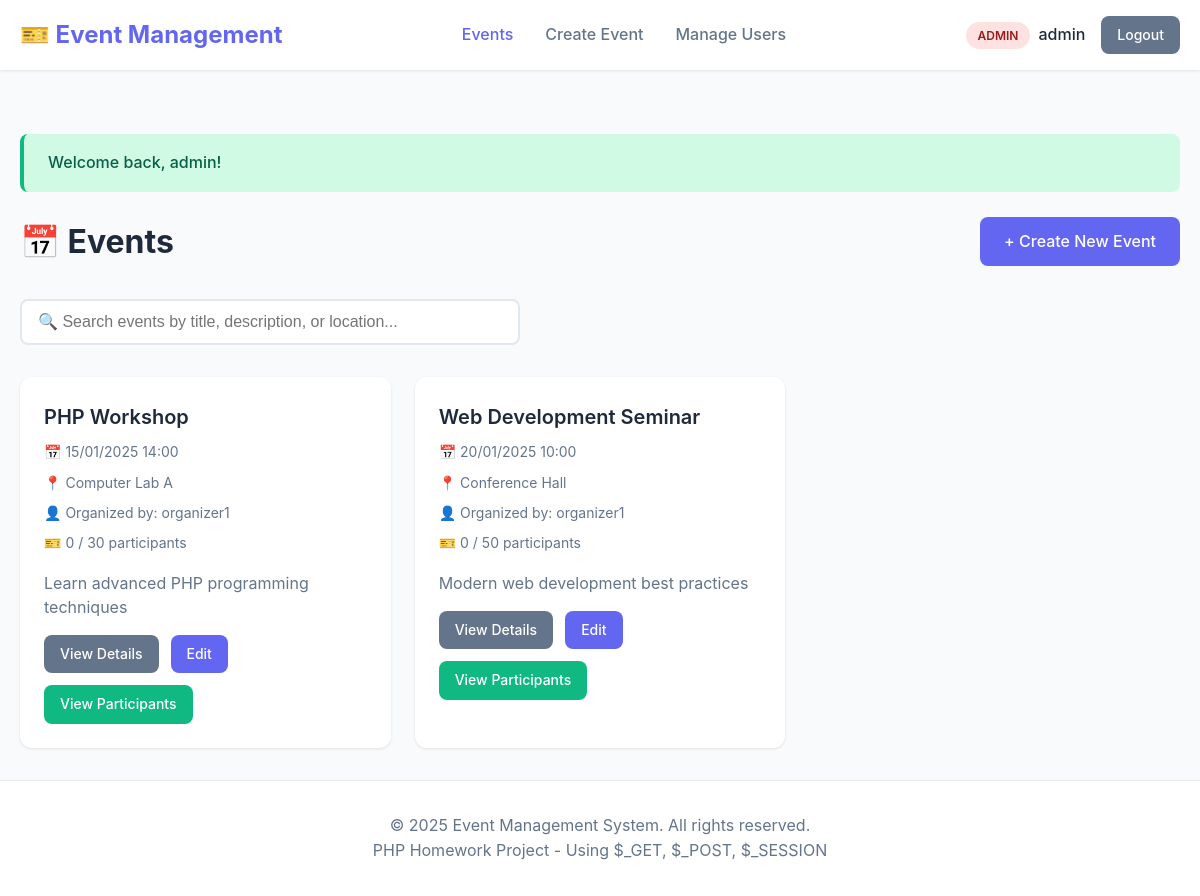
/index.php (signed in), run on the app's committed database.
### tables this page shows
CREATE TABLE IF NOT EXISTS events (
    id INT AUTO_INCREMENT PRIMARY KEY,
    organizer_id INT NOT NULL,
    title VARCHAR(200) NOT NULL,
    description TEXT,
    event_date DATETIME NOT NULL,
    location VARCHAR(255),
    max_participants INT DEFAULT 100,
    created_at TIMESTAMP DEFAULT CURRENT_TIMESTAMP,
    FOREIGN KEY (organizer_id) REFERENCES users(id) ON DELETE CASCADE,
    INDEX idx_organizer (organizer_id),
    INDEX idx_event_date (event_date)
);

CREATE TABLE IF NOT EXISTS users (
    id INT AUTO_INCREMENT PRIMARY KEY,
    username VARCHAR(50) UNIQUE NOT NULL,
    email VARCHAR(100) UNIQUE NOT NULL,
    password VARCHAR(255) NOT NULL,
    role ENUM('admin', 'organizer', 'participant') DEFAULT 'participant',
    created_at TIMESTAMP DEFAULT CURRENT_TIMESTAMP,
    INDEX idx_username (username),
    INDEX idx_email (email),
    INDEX idx_role (role)
);

### index.php (the view, shortened to what this page needs)
<?php
require_once 'config.php';
$search = isset($_GET['search']) ? sanitize_input($_GET['search']) : '';
$query = "SELECT e.*, u.username as organizer_name,
          (SELECT COUNT(*) FROM tickets WHERE event_id = e.id AND status = 'active') as ticket_count
          FROM events e
          JOIN users u ON e.organizer_id = u.id";
$params = [];
$query .= " ORDER BY e.event_date ASC";
$stmt = $pdo->prepare($query);
$stmt->execute($params);
$events = $stmt->fetchAll();
include 'header.php';
?>
<?php echo display_messages(); ?>
<div class="page-header">
    <h1 class="page-title">📅 Events</h1>
    <?php if (verify_role(['organizer', 'admin'])): ?>
        <a href="create_event.php" class="btn btn-primary">+ Create New Event</a>
    <?php endif; ?>
</div>
<div class="search-box">
    <form method="GET" action="index.php">
        <input
            type="text"
            name="search"
            class="search-input"
            placeholder="🔍 Search events by title, description, or location..."
            value="<?php echo htmlspecialchars($search); ?>"
        >
    </form>
</div>
<?php if (empty($events)): ?>
    <div class="card">
        <p style="text-align: center; color: var(--text-secondary); padding: 2rem;">
            <?php echo !empty($search) ? "No events found matching your search." : "No events available yet."; ?>
        </p>
    </div>
<?php else: ?>
    <div class="events-grid">
        <?php foreach ($events as $event): ?>
            <?php
                $is_organizer = $current_user['id'] == $event['organizer_id'];
                $is_admin = $current_user['role'] === 'admin';
            ?>
            <div class="event-card">
                <h3 class="event-title"><?php echo sanitize_input($event['title']); ?></h3>
                <div class="event-meta">
                    <div>📅 <?php echo format_date($event['event_date']); ?></div>
                    <div>📍 <?php echo sanitize_input($event['location']); ?></div>
                    <div>👤 Organized by: <?php echo sanitize_input($event['organizer_name']); ?></div>
                    <div>
                        🎫 <?php echo $event['ticket_count']; ?> / <?php echo $event['max_participants']; ?> participants
                    </div>
                </div>
                <p class="event-description">
                    <?php echo nl2br(sanitize_input(substr($event['description'], 0, 150))); ?>
                </p>
                <div class="event-actions">
                    <a href="event_details.php?id=<?php echo $event['id']; ?>" class="btn btn-sm btn-secondary">View Details</a>
                    <?php if ($is_organizer || $is_admin): ?>
                        <a href="edit_event.php?id=<?php echo $event['id']; ?>" class="btn btn-sm btn-primary">Edit</a>
                        <a href="view_participants.php?event_id=<?php echo $event['id']; ?>" class="btn btn-sm btn-success">View Participants</a>
                    <?php endif; ?>
                </div>
            </div>
        <?php endforeach; ?>
    </div>
<?php endif; ?>
<?php include 'footer.php'; ?>

### style.css (style rules this page uses)
:root { --primary-color: #6366f1; --primary-dark: #4f46e5; --secondary-color: #64748b; --success-color: #10b981; --error-color: #ef4444; --warning-color: #f59e0b; --background: #f8fafc; --surface: #ffffff; --text-primary: #1e293b; --text-secondary: #64748b; --border-color: #e2e8f0; --shadow: 0 1px 3px rgba(0, 0, 0, 0.1); --shadow-lg: 0 10px 25px rgba(0, 0, 0, 0.1); }
* { margin: 0; padding: 0; box-sizing: border-box; }
body { font-family: -apple-system, BlinkMacSystemFont, 'Segoe UI', Roboto, 'Helvetica Neue', Arial, sans-serif; background-color: var(--background); color: var(--text-primary); line-height: 1.6; min-height: 100vh; display: flex; flex-direction: column; }
.btn { display: inline-block; padding: 0.75rem 1.5rem; border: none; border-radius: 0.5rem; font-size: 1rem; font-weight: 500; text-decoration: none; cursor: pointer; transition: all 0.3s; text-align: center; }
.btn-primary { background: var(--primary-color); color: white; }
.btn-secondary { background: var(--secondary-color); color: white; }
.btn-success { background: var(--success-color); color: white; }
.btn-sm { padding: 0.5rem 1rem; font-size: 0.875rem; }
.events-grid { display: grid; grid-template-columns: repeat(auto-fill, minmax(350px, 1fr)); gap: 1.5rem; margin-top: 2rem; }
.event-card { background: var(--surface); border-radius: 0.75rem; padding: 1.5rem; box-shadow: var(--shadow); transition: transform 0.3s, box-shadow 0.3s; }
.event-title { font-size: 1.25rem; font-weight: 600; margin-bottom: 0.5rem; color: var(--text-primary); }
.event-meta { display: flex; flex-direction: column; gap: 0.5rem; color: var(--text-secondary); font-size: 0.875rem; margin-bottom: 1rem; }
.event-description { color: var(--text-secondary); margin-bottom: 1rem; line-height: 1.5; }
.event-actions { display: flex; gap: 0.75rem; flex-wrap: wrap; }
.page-header { display: flex; justify-content: space-between; align-items: center; margin-bottom: 2rem; }
.page-title { font-size: 2rem; font-weight: 700; color: var(--text-primary); }
.search-box { margin-bottom: 2rem; }
.search-input { width: 100%; max-width: 500px; padding: 0.75rem 1rem; border: 2px solid var(--border-color); border-radius: 0.5rem; font-size: 1rem; }

### data on the page
events: title "PHP Workshop", event_date "15/01/2025 14:00", location "Computer Lab A", organizer.username "organizer1", ticket_count "0", max_participants "30", description "Learn advanced PHP programming techniques"
events: title "Web Development Seminar", event_date "20/01/2025 10:00", location "Conference Hall", organizer.username "organizer1", ticket_count "0", max_participants "50", description "Modern web development best practices"

### other printed values
$current_user['role'] "ADMIN"
sanitize_input($current_user['username']) "admin"
sanitize_input($_SESSION['success_message']) "Welcome back, admin!"
